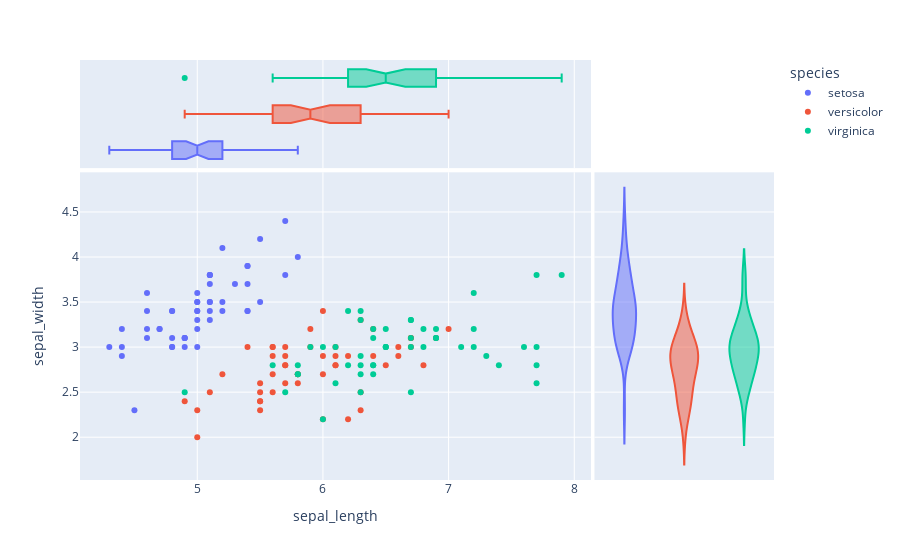

Notebook code cell kept with this figure:
### Code cell
px.scatter (iris,x='sepal_length',y='sepal_width',color='species',marginal_y ='violin',marginal_x='box')

### Figure 1 — Plotly figure (JSON) as saved in the notebook; plotly's stock layout.template omitted (floating-point values rounded to 4 significant figures)
{"data": [{"hovertemplate": "species=setosa<br>sepal_length=%{x}<br>sepal_width=%{y}<extra></extra>", "legendgroup": "setosa", "marker": {"color": "#636efa", "symbol": "circle"}, "mode": "markers", "name": "setosa", "orientation": "v", "showlegend": true, "type": "scatter", "x": [5.1, 4.9, 4.7, 4.6, 5, 5.4, 4.6, 5, 4.4, 4.9, 5.4, 4.8, 4.8, 4.3, 5.8, 5.7, 5.4, 5.1, 5.7, 5.1, 5.4, 5.1, 4.6, 5.1, 4.8, 5, 5, 5.2, 5.2, 4.7, 4.8, 5.4, 5.2, 5.5, 4.9, 5, 5.5, 4.9, 4.4, 5.1, 5, 4.5, 4.4, 5, 5.1, 4.8, 5.1, 4.6, 5.3, 5], "xaxis": "x", "y": [3.5, 3, 3.2, 3.1, 3.6, 3.9, 3.4, 3.4, 2.9, 3.1, 3.7, 3.4, 3, 3, 4, 4.4, 3.9, 3.5, 3.8, 3.8, 3.4, 3.7, 3.6, 3.3, 3.4, 3, 3.4, 3.5, 3.4, 3.2, 3.1, 3.4, 4.1, 4.2, 3.1, 3.2, 3.5, 3.1, 3, 3.4, 3.5, 2.3, 3.2, 3.5, 3.8, 3, 3.8, 3.2, 3.7, 3.3], "yaxis": "y"}, {"alignmentgroup": "True", "hovertemplate": "species=setosa<br>sepal_length=%{x}<extra></extra>", "legendgroup": "setosa", "marker": {"color": "#636efa", "symbol": "circle"}, "name": "setosa", "notched": true, "offsetgroup": "setosa", "showlegend": false, "type": "box", "x": [5.1, 4.9, 4.7, 4.6, 5, 5.4, 4.6, 5, 4.4, 4.9, 5.4, 4.8, 4.8, 4.3, 5.8, 5.7, 5.4, 5.1, 5.7, 5.1, 5.4, 5.1, 4.6, 5.1, 4.8, 5, 5, 5.2, 5.2, 4.7, 4.8, 5.4, 5.2, 5.5, 4.9, 5, 5.5, 4.9, 4.4, 5.1, 5, 4.5, 4.4, 5, 5.1, 4.8, 5.1, 4.6, 5.3, 5], "xaxis": "x3", "yaxis": "y3"}, {"alignmentgroup": "True", "hovertemplate": "species=setosa<br>sepal_width=%{y}<extra></extra>", "legendgroup": "setosa", "marker": {"color": "#636efa", "symbol": "circle"}, "name": "setosa", "offsetgroup": "setosa", "scalegroup": "y", "showlegend": false, "type": "violin", "xaxis": "x2", "y": [3.5, 3, 3.2, 3.1, 3.6, 3.9, 3.4, 3.4, 2.9, 3.1, 3.7, 3.4, 3, 3, 4, 4.4, 3.9, 3.5, 3.8, 3.8, 3.4, 3.7, 3.6, 3.3, 3.4, 3, 3.4, 3.5, 3.4, 3.2, 3.1, 3.4, 4.1, 4.2, 3.1, 3.2, 3.5, 3.1, 3, 3.4, 3.5, 2.3, 3.2, 3.5, 3.8, 3, 3.8, 3.2, 3.7, 3.3], "yaxis": "y2"}, {"hovertemplate": "species=versicolor<br>sepal_length=%{x}<br>sepal_width=%{y}<extra></extra>", "legendgroup": "versicolor", "marker": {"color": "#EF553B", "symbol": "circle"}, "mode": "markers", "name": "versicolor", "orientation": "v", "showlegend": true, "type": "scatter", "x": [7, 6.4, 6.9, 5.5, 6.5, 5.7, 6.3, 4.9, 6.6, 5.2, 5, 5.9, 6, 6.1, 5.6, 6.7, 5.6, 5.8, 6.2, 5.6, 5.9, 6.1, 6.3, 6.1, 6.4, 6.6, 6.8, 6.7, 6, 5.7, 5.5, 5.5, 5.8, 6, 5.4, 6, 6.7, 6.3, 5.6, 5.5, 5.5, 6.1, 5.8, 5, 5.6, 5.7, 5.7, 6.2, 5.1, 5.7], "xaxis": "x", "y": [3.2, 3.2, 3.1, 2.3, 2.8, 2.8, 3.3, 2.4, 2.9, 2.7, 2, 3, 2.2, 2.9, 2.9, 3.1, 3, 2.7, 2.2, 2.5, 3.2, 2.8, 2.5, 2.8, 2.9, 3, 2.8, 3, 2.9, 2.6, 2.4, 2.4, 2.7, 2.7, 3, 3.4, 3.1, 2.3, 3, 2.5, 2.6, 3, 2.6, 2.3, 2.7, 3, 2.9, 2.9, 2.5, 2.8], "yaxis": "y"}, {"alignmentgroup": "True", "hovertemplate": "species=versicolor<br>sepal_length=%{x}<extra></extra>", "legendgroup": "versicolor", "marker": {"color": "#EF553B", "symbol": "circle"}, "name": "versicolor", "notched": true, "offsetgroup": "versicolor", "showlegend": false, "type": "box", "x": [7, 6.4, 6.9, 5.5, 6.5, 5.7, 6.3, 4.9, 6.6, 5.2, 5, 5.9, 6, 6.1, 5.6, 6.7, 5.6, 5.8, 6.2, 5.6, 5.9, 6.1, 6.3, 6.1, 6.4, 6.6, 6.8, 6.7, 6, 5.7, 5.5, 5.5, 5.8, 6, 5.4, 6, 6.7, 6.3, 5.6, 5.5, 5.5, 6.1, 5.8, 5, 5.6, 5.7, 5.7, 6.2, 5.1, 5.7], "xaxis": "x3", "yaxis": "y3"}, {"alignmentgroup": "True", "hovertemplate": "species=versicolor<br>sepal_width=%{y}<extra></extra>", "legendgroup": "versicolor", "marker": {"color": "#EF553B", "symbol": "circle"}, "name": "versicolor", "offsetgroup": "versicolor", "scalegroup": "y", "showlegend": false, "type": "violin", "xaxis": "x2", "y": [3.2, 3.2, 3.1, 2.3, 2.8, 2.8, 3.3, 2.4, 2.9, 2.7, 2, 3, 2.2, 2.9, 2.9, 3.1, 3, 2.7, 2.2, 2.5, 3.2, 2.8, 2.5, 2.8, 2.9, 3, 2.8, 3, 2.9, 2.6, 2.4, 2.4, 2.7, 2.7, 3, 3.4, 3.1, 2.3, 3, 2.5, 2.6, 3, 2.6, 2.3, 2.7, 3, 2.9, 2.9, 2.5, 2.8], "yaxis": "y2"}, {"hovertemplate": "species=virginica<br>sepal_length=%{x}<br>sepal_width=%{y}<extra></extra>", "legendgroup": "virginica", "marker": {"color": "#00cc96", "symbol": "circle"}, "mode": "markers", "name": "virginica", "orientation": "v", "showlegend": true, "type": "scatter", "x": [6.3, 5.8, 7.1, 6.3, 6.5, 7.6, 4.9, 7.3, 6.7, 7.2, 6.5, 6.4, 6.8, 5.7, 5.8, 6.4, 6.5, 7.7, 7.7, 6, 6.9, 5.6, 7.7, 6.3, 6.7, 7.2, 6.2, 6.1, 6.4, 7.2, 7.4, 7.9, 6.4, 6.3, 6.1, 7.7, 6.3, 6.4, 6, 6.9, 6.7, 6.9, 5.8, 6.8, 6.7, 6.7, 6.3, 6.5, 6.2, 5.9], "xaxis": "x", "y": [3.3, 2.7, 3, 2.9, 3, 3, 2.5, 2.9, 2.5, 3.6, 3.2, 2.7, 3, 2.5, 2.8, 3.2, 3, 3.8, 2.6, 2.2, 3.2, 2.8, 2.8, 2.7, 3.3, 3.2, 2.8, 3, 2.8, 3, 2.8, 3.8, 2.8, 2.8, 2.6, 3, 3.4, 3.1, 3, 3.1, 3.1, 3.1, 2.7, 3.2, 3.3, 3, 2.5, 3, 3.4, 3], "yaxis": "y"}, {"alignmentgroup": "True", "hovertemplate": "species=virginica<br>sepal_length=%{x}<extra></extra>", "legendgroup": "virginica", "marker": {"color": "#00cc96", "symbol": "circle"}, "name": "virginica", "notched": true, "offsetgroup": "virginica", "showlegend": false, "type": "box", "x": [6.3, 5.8, 7.1, 6.3, 6.5, 7.6, 4.9, 7.3, 6.7, 7.2, 6.5, 6.4, 6.8, 5.7, 5.8, 6.4, 6.5, 7.7, 7.7, 6, 6.9, 5.6, 7.7, 6.3, 6.7, 7.2, 6.2, 6.1, 6.4, 7.2, 7.4, 7.9, 6.4, 6.3, 6.1, 7.7, 6.3, 6.4, 6, 6.9, 6.7, 6.9, 5.8, 6.8, 6.7, 6.7, 6.3, 6.5, 6.2, 5.9], "xaxis": "x3", "yaxis": "y3"}, {"alignmentgroup": "True", "hovertemplate": "species=virginica<br>sepal_width=%{y}<extra></extra>", "legendgroup": "virginica", "marker": {"color": "#00cc96", "symbol": "circle"}, "name": "virginica", "offsetgroup": "virginica", "scalegroup": "y", "showlegend": false, "type": "violin", "xaxis": "x2", "y": [3.3, 2.7, 3, 2.9, 3, 3, 2.5, 2.9, 2.5, 3.6, 3.2, 2.7, 3, 2.5, 2.8, 3.2, 3, 3.8, 2.6, 2.2, 3.2, 2.8, 2.8, 2.7, 3.3, 3.2, 2.8, 3, 2.8, 3, 2.8, 3.8, 2.8, 2.8, 2.6, 3, 3.4, 3.1, 3, 3.1, 3.1, 3.1, 2.7, 3.2, 3.3, 3, 2.5, 3, 3.4, 3], "yaxis": "y2"}], "layout": {"legend": {"title": {"text": "species"}, "tracegroupgap": 0}, "margin": {"t": 60}, "xaxis": {"anchor": "y", "domain": [0, 0.7363], "title": {"text": "sepal_length"}}, "xaxis2": {"anchor": "y2", "domain": [0.7413, 1], "matches": "x2", "showgrid": false, "showline": false, "showticklabels": false, "ticks": ""}, "xaxis3": {"anchor": "y3", "domain": [0, 0.7363], "matches": "x", "showgrid": true, "showticklabels": false}, "xaxis4": {"anchor": "y4", "domain": [0.7413, 1], "matches": "x2", "showgrid": false, "showline": false, "showticklabels": false, "ticks": ""}, "yaxis": {"anchor": "x", "domain": [0, 0.7326], "title": {"text": "sepal_width"}}, "yaxis2": {"anchor": "x2", "domain": [0, 0.7326], "matches": "y", "showgrid": true, "showticklabels": false}, "yaxis3": {"anchor": "x3", "domain": [0.7426, 1], "matches": "y3", "showgrid": false, "showline": false, "showticklabels": false, "ticks": ""}, "yaxis4": {"anchor": "x4", "domain": [0.7426, 1], "matches": "y3", "showgrid": true, "showline": false, "showticklabels": false, "ticks": ""}}}
